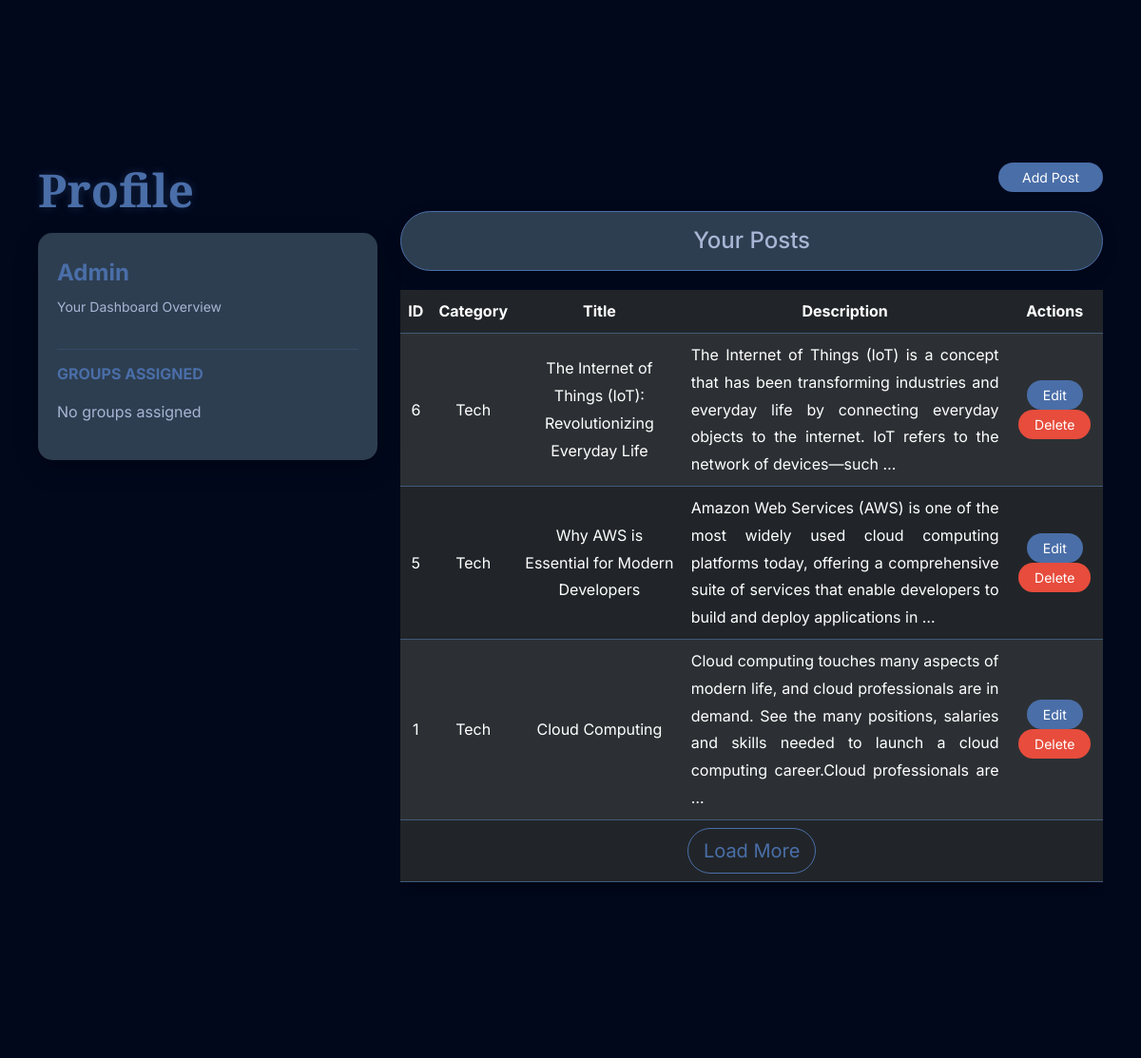
Before: /dashboard/ (signed in, middle part) with the older database file.
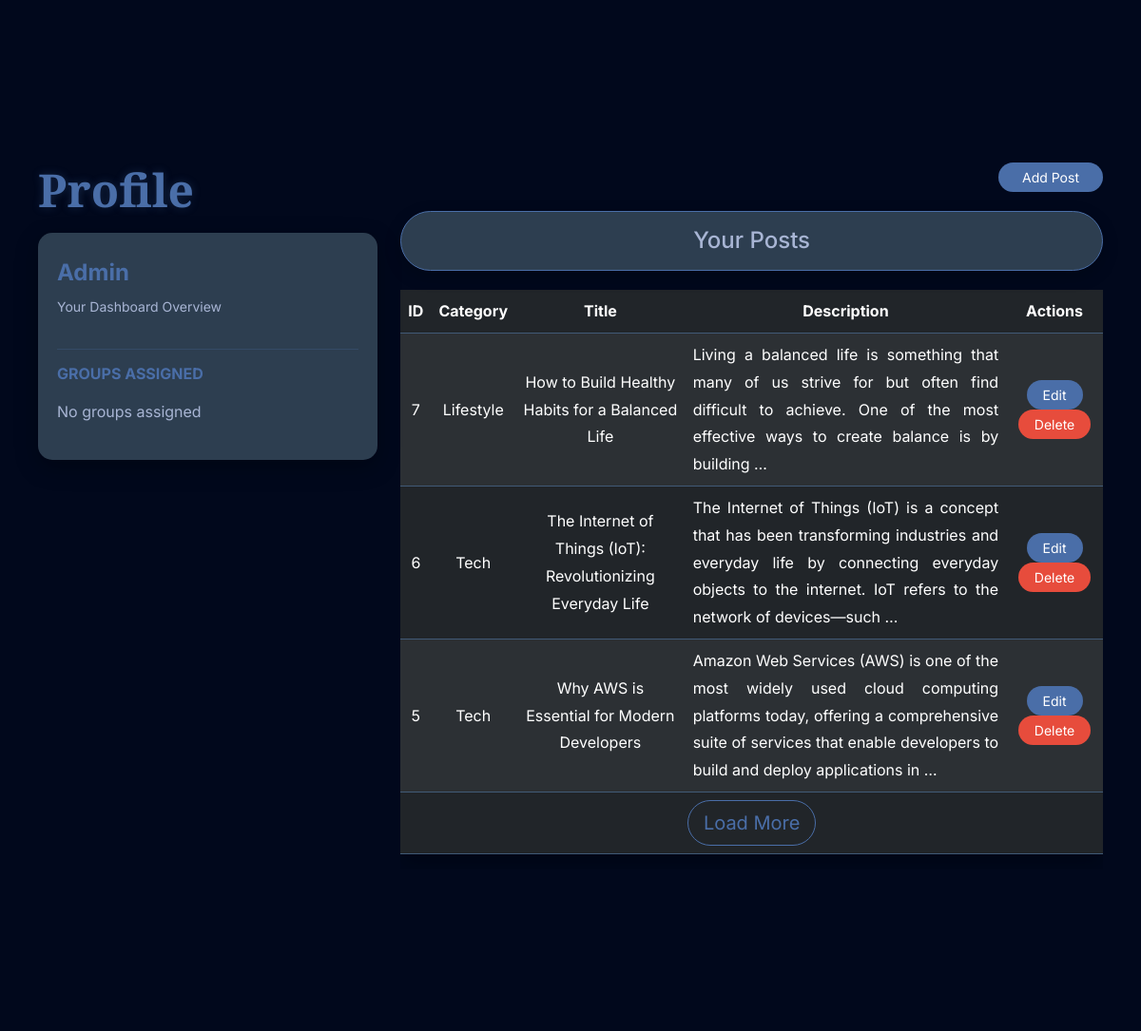
After: the same page with the newer database file.
### blog/models.py (models this page shows, shortened)
class Post(models.Model):
    category = models.ForeignKey('Category', on_delete=models.SET_NULL, null=True, blank=True)
    title = models.CharField(max_length=100)
    content = models.TextField()
    image = models.ImageField(upload_to='blog_images/', null=True, blank=True)  # Added upload_to
    date = models.DateTimeField(auto_now_add=True)

class Category(models.Model):
    name = models.CharField(max_length=100, unique=True)
    def __str__(self):
        return self.name

### blog/views.py (the view)
# urls.py: path('dashboard/', views.dashboard , name='dashboard'),
def dashboard(request):
    if request.user.is_authenticated:
        categories = Category.objects.all()
        post=Post.objects.all().order_by('-date')
        user=request.user
        full_name=user.get_full_name()
        gps=user.groups.all()
        return render(request, 'blog/dashboard.html',{'posts':post,'full_name':full_name,'gps':gps,'categories':categories})
    else:
        return HttpResponseRedirect('/login/')

### blog/templates/blog/dashboard.html (shortened to what this page needs)
{% extends 'blog/base.html' %}
{% load static %}
{% block content %}
<div class="container content-wrapper py-5">
  <div class="row mb-5">
    <div class="col-md-4">
      <h1 class="fw-bold mb-3" style="font-family: 'Playfair Display', serif; font-size: 3rem; color: #4a6ea8; text-shadow: 0 0 10px rgba(74, 110, 168, 0.3);">Profile</h1>
      <div class="card border-0" style="background: #2d3e50; border-radius: 15px; box-shadow: 0 8px 25px rgba(0, 0, 0, 0.3); padding: 20px;">
        <h4 class="fw-bold mt-2" style="color: #4a6ea8;">
          {% if full_name %}
            {{ full_name }}
          {% else %}
            {{ request.user.username }}
          {% endif %}
        </h4>
        <p class="small" style="color: #a8b5d4;">Your Dashboard Overview</p>
        <hr style="border-color: #4a6ea8;">
        <h6 class="text-uppercase fw-bold mb-3" style="color: #4a6ea8;">Groups Assigned</h6>
        <ul class="list-unstyled" style="color: #a8b5d4;">
          {% for group in gps %}
          <li class="mb-2"><i class="bi bi-check-circle-fill text-success me-2"></i>{{ group.name }}</li>
          {% empty %}
          <li>No groups assigned</li>
          {% endfor %}
        </ul>
      </div>
    </div>
    <div class="col-md-8">
      <div class="text-end mb-4">
        <a href="{% url 'addpost' %}" class="btn btn-sm rounded-pill px-4" style="background: #4a6ea8; color: #fff; transition: all 0.3s ease;">Add Post</a>
      </div>
      <h4 class="text-center alert alert-info rounded-pill mb-4" style="background: #2d3e50; border: 1px solid #4a6ea8; color: #a8b5d4;">Your Posts</h4>
      {% if posts %}
      <div class="table-responsive">
        <table class="table table-dark table-hover table-striped rounded posts-table" style="background: #1a2333; border-radius: 15px; box-shadow: 0 8px 25px rgba(0, 0, 0, 0.3); color: #a8b5d4; border-color: #415a77;">
          <thead style="background: #4a6ea8; color: #fff;">
            <tr class="text-center">
              <th>ID</th>
              <th>Category</th>
              <th>Title</th>
              <th>Description</th>
              <th>Actions</th>
            </tr>
          </thead>
          <tbody>
            {% if posts|length > 3 %}
              {% for post in posts|slice:":3" %}
              <tr class="text-center align-middle post-row" style="border-bottom: 1px solid #415a77; display: table-row;">
                <td>{{ post.id }}</td>
                <td>{{ post.category }}</td>
                <td>{{ post.title }}</td>
                <td style="text-align: justify;">{{ post.content|truncatewords:30 }}</td>
                <td>
                  <a href="{% url 'edit' post.id %}" class="btn btn-sm rounded-pill px-3 edit-btn" style="background: #4a6ea8; color: #fff; transition: all 0.3s ease;">Edit</a>
                  {% if perms.blog.delete_Post %}
                  <form action="{% url 'delete' post.id %}" method="POST" style="display: inline;">
                    <button type="submit" class="btn btn-sm rounded-pill px-3 delete-btn" style="background: #e74c3c; color: #fff; transition: all 0.3s ease;">Delete</button>
                  </form>
                  {% endif %}
                </td>
              </tr>
              {% endfor %}
              <tr class="text-center">
                <td colspan="5">
                  <button class="btn btn-outline-light btn-lg rounded-pill load-more-btn" style="border-color: #4a6ea8; color: #4a6ea8; transition: all 0.3s ease;">Load More</button>
                </td>
              </tr>
            {% endif %}
          </tbody>
        </table>
      </div>
      {% else %}
      <p class="text-center" style="color: #a8b5d4;">No posts available.</p>
      {% endif %}
    </div>
  </div>
</div>
{% endblock content %}

Changed rows visible on the page:
no longer on this page (row unchanged): Post: id "1", category "Tech", title "Cloud Computing", content "Cloud computing touches many aspects of modern life, and cloud professionals are in demand. See the many positions, salaries and skills needed to launch a cloud computing career.Cloud professionals are …"
added Post: id "7", category "Lifestyle", title "How to Build Healthy Habits for a Balanced Life", content "Living a balanced life is something that many of us strive for but often find difficult to achieve. One of the most effective ways to create balance is by building …"
